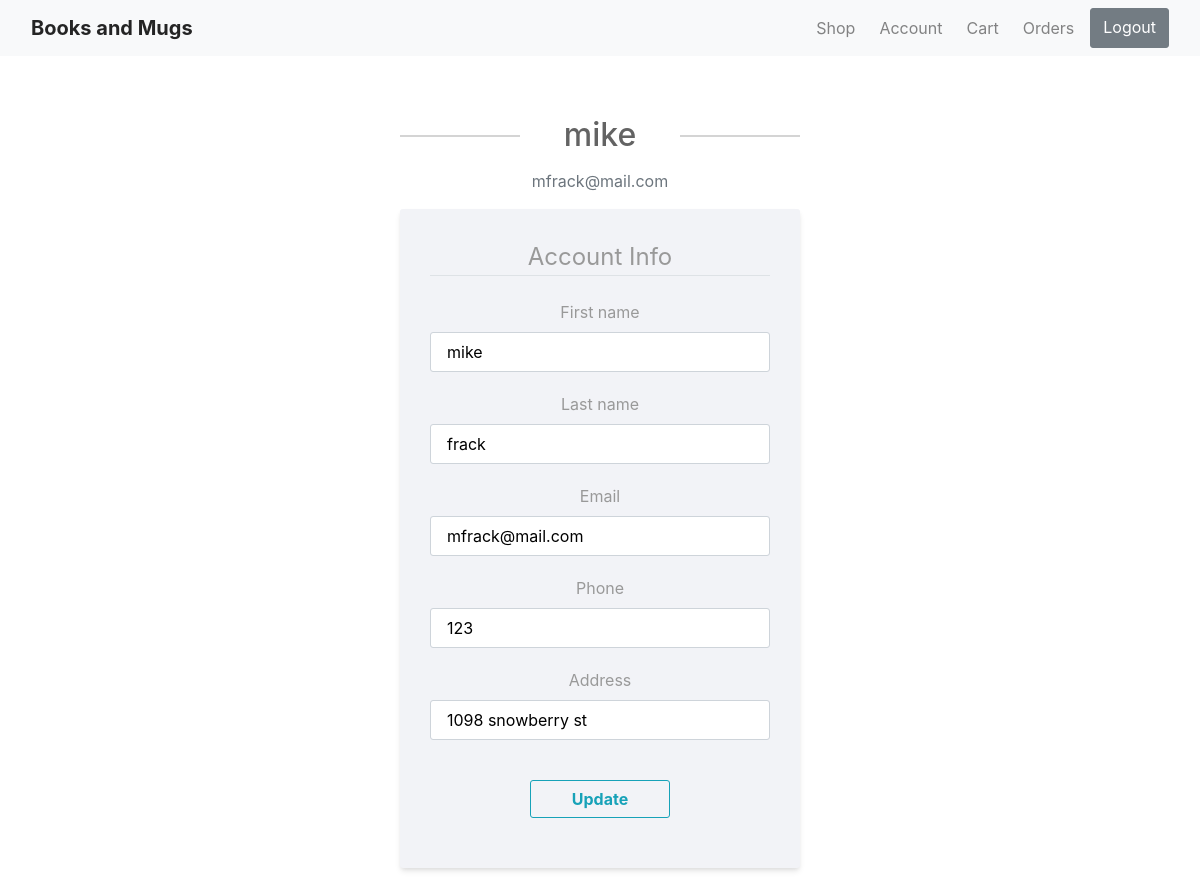
Page /account (signed in) on the committed database.
### website/models.py (models this page shows, shortened)
class User(db.Model, UserMixin):
    id = db.Column(db.Integer, primary_key = True)
    email = db.Column(db.String(100), unique=True)
    first_name = db.Column(db.String(100))
    last_name = db.Column(db.String(100))
    address = db.Column(db.String(100))
    phone = db.Column(db.String(100))
    password = db.Column(db.String(100))
    order=db.relationship('Order', backref='buyer', lazy=True)
    orderbook=db.relationship('OrderBook', backref='orderby', lazy=True)
    review = db.relationship('Review')

### website/auth.py (the view)
@auth.route("/account", methods=['GET', 'POST'])
@login_required
def account():
    form = UpdateAccountForm()
    if form.validate_on_submit():
        current_user.first_name = form.first_name.data
        current_user.last_name = form.last_name.data
        current_user.email = form.email.data
        current_user.address = form.address.data
        current_user.phone = form.phone.data
        db.session.commit()
        flash('Your account has been updated!', 'success')
        return redirect(url_for('auth.account',user=current_user))
    elif request.method == 'GET':
        form.first_name.data = current_user.first_name
        form.last_name.data = current_user.last_name
        form.email.data = current_user.email
        form.address.data = current_user.address
        form.phone.data = current_user.phone
    return render_template('account.html', title='Account', form=form, user=current_user)

### website/forms.py (shortened to what this page needs)
class UpdateAccountForm(FlaskForm):
    first_name = StringField('First name',validators=[DataRequired(), Length(min=2, max=20)])
    last_name = StringField('Last name',validators=[DataRequired(), Length(min=2, max=20)])
    email = StringField('Email',validators=[DataRequired(), Email()])
    phone = StringField('Phone',validators=[DataRequired()])
    address= StringField ('Address',validators=[DataRequired()])
    submit = SubmitField('Update')

### website/__init__.py (called while the page is built)
def create_app():
    app = Flask(__name__)
    app.config['SECRET_KEY'] = 'password'
    app.config['SQLALCHEMY_DATABASE_URI'] = f'sqlite:///{DB_NAME}'
    db.init_app(app)
    from .models import User, Review, Book
    admin = Admin(app)
    admin.add_view(ModelView(Book, db.session))
    from .views import views
    from .auth import auth
    app.register_blueprint(views,url_prefix='/')
    app.register_blueprint(auth,url_prefix='/')
    create_database(app)
    login_manager = LoginManager()
    login_manager.login_view='auth.login'
    login_manager.init_app(app)
    @login_manager.user_loader
    def load_user(id):
        return User.query.get(int(id))
    return app

### website/templates/account.html (shortened to what this page needs)
{% extends "base.html" %}
{% block content %}
<link rel="stylesheet" href="{{ url_for('static', filename='css/account.css') }}">
    <div class="content-section">
      <div class="media">
        <div class="media-body">
          <h2 class="account-heading">{{ current_user.first_name }}</h2>
          <p class="text-secondary">{{ current_user.email }}</p>
        </div>
      </div>
        <form method="POST" action="" >
            <fieldset class="form-group">
                <legend class="border-bottom mb-4">Account Info</legend>
                <div class="form-group">
                    {{ form.first_name.label(class="form-control-label") }}
                    {% if form.first_name.errors %}
                        {{ form.first_name(class="form-control form-control-lg is-invalid") }}
                        <div class="invalid-feedback">
                            {% for error in form.first_name.errors %}
                                <span>{{ error }}</span>
                            {% endfor %}
                        </div>
                    {% else %}
                        {{ form.first_name(class="form-control form-control-lg") }}
                    {% endif %}
                </div>
                    <div class="form-group">
                        {{ form.last_name.label(class="form-control-label") }}
                        {% if form.last_name.errors %}
                            {{ form.last_name(class="form-control form-control-lg is-invalid") }}
                            <div class="invalid-feedback">
                                {% for error in form.first_name.errors %}
                                    <span>{{ error }}</span>
                                {% endfor %}
                            </div>
                        {% else %}
                            {{ form.last_name(class="form-control form-control-lg") }}
                        {% endif %}
                    </div>
                <div class="form-group">
                    {{ form.email.label(class="form-control-label") }}
                    {% if form.email.errors %}
                        {{ form.email(class="form-control form-control-lg is-invalid") }}
                        <div class="invalid-feedback">
                            {% for error in form.email.errors %}
                                <span>{{ error }}</span>
                            {% endfor %}
                        </div>
                    {% else %}
                        {{ form.email(class="form-control form-control-lg") }}
                    {% endif %}
                </div>
                <div class="form-group">
                    {{ form.phone.label(class="form-control-label") }}
                    {% if form.phone.errors %}
                        {{ form.phone(class="form-control form-control-lg is-invalid") }}
                        <div class="invalid-feedback">
                            {% for error in form.address.errors %}
                                <span>{{ error }}</span>
                            {% endfor %}
                        </div>
                    {% else %}
                        {{ form.phone(class="form-control form-control-lg") }}
                    {% endif %}
                </div>
				<div class="form-group">
                    {{ form.address.label(class="form-control-label") }}
                    {% if form.address.errors %}
                        {{ form.address(class="form-control form-control-lg is-invalid") }}
                        <div class="invalid-feedback">
                            {% for error in form.address.errors %}
                                <span>{{ error }}</span>
                            {% endfor %}
                        </div>
                    {% else %}
                        {{ form.address(class="form-control form-control-lg") }}
                    {% endif %}
                </div>
            </fieldset>
            <div class="form-group">
                {{ form.submit(class="btn btn-outline-info") }}
            </div>
        </form>
    </div>
{% endblock content %}

### website/static/css/baseStyle.css (style rules this page uses)
body { margin: auto; text-align: center; }

### website/static/css/account.css (style rules this page uses)
.form-group { text-align: center; }
body { max-height: max-content; }
.form-control { height: 40px; box-shadow: none; color: black; font-size: 16px; }
.form-control, .btn { border-radius: 3px; }
.content-section { width: 400px; margin: 0 auto; padding: 5% 0; }
.content-section h2 { color: #636363; margin: 0 0 15px; position: relative; text-align: center; }
.content-section h2:before, .content-section h2:after { content: ""; height: 2px; width: 30%; background: #d4d4d4; position: absolute; top: 50%; z-index: 2; }
.content-section h2:before { left: 0; }
.content-section h2:after { right: 0; }
.content-section form { color: #999; border-radius: 3px; margin-bottom: 15px; background: #f2f3f7; box-shadow: 0px 2px 2px rgba(0, 0, 0, 0.3); padding: 30px; box-shadow: rgba(0, 0, 0, 0.1) 0px 4px 6px -1px, rgba(0, 0, 0, 0.06) 0px 2px 4px -1px; }
.content-section .form-group { margin-bottom: 20px; }
.content-section .btn { font-size: 16px; font-weight: bold; min-width: 140px; outline: none !important; }

### rows in the picture
User: first_name "mike", email "mfrack@mail.com", last_name "frack", phone "123", address "1098 snowberry st"
